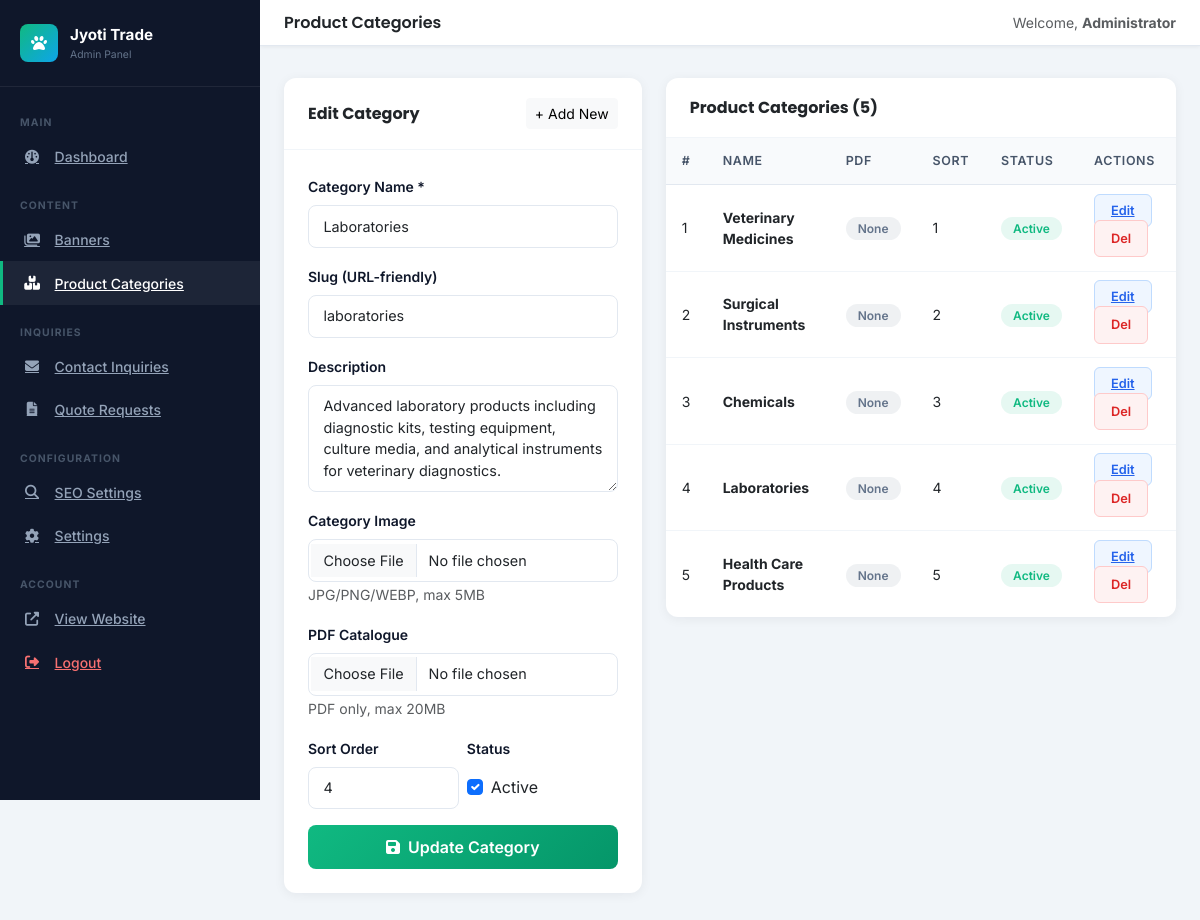
Page /admin/products.php?edit=4 (signed in) on the committed database.
### tables this page shows
CREATE TABLE IF NOT EXISTS `product_categories` (
  `id`           INT UNSIGNED NOT NULL AUTO_INCREMENT,
  `name`         VARCHAR(255) NOT NULL,
  `slug`         VARCHAR(255) NOT NULL UNIQUE,
  `description`  TEXT DEFAULT NULL,
  `image_path`   VARCHAR(500) DEFAULT NULL,
  `pdf_path`     VARCHAR(500) DEFAULT NULL,
  `sort_order`   INT UNSIGNED NOT NULL DEFAULT 0,
  `is_active`    TINYINT(1) NOT NULL DEFAULT 1,
  `created_at`   DATETIME NOT NULL DEFAULT CURRENT_TIMESTAMP,
  `updated_at`   DATETIME NOT NULL DEFAULT CURRENT_TIMESTAMP ON UPDATE CURRENT_TIMESTAMP,
  PRIMARY KEY (`id`),
  KEY `idx_slug` (`slug`),
  KEY `idx_sort_active` (`sort_order`, `is_active`)
);

### config/security.php (called while the page is built, shortened)
<?php
function e(string $val): string {
    return htmlspecialchars($val, ENT_QUOTES | ENT_HTML5, 'UTF-8');
}

### admin/products.php (the view, shortened to what this page needs)
<?php
$db = getDB();
$edit = null;
if (isset($_GET['edit'])) {
    $edit = $db->prepare('SELECT * FROM product_categories WHERE id=?');
    $edit->execute([(int)$_GET['edit']]);
    $edit = $edit->fetch();
}
$categories = $db->query('SELECT * FROM product_categories ORDER BY sort_order ASC')->fetchAll();
include __DIR__ . '/includes/header.php';
?>
<div class="row g-4">
  <div class="col-lg-5">
    <div class="admin-card">
      <div class="admin-card-header">
        <h6 class="mb-0 fw-bold"><?= $edit ? 'Edit Category' : 'Add New Category' ?></h6>
        <?php if ($edit): ?><a href="<?= SITE_URL ?>/admin/products.php" class="btn btn-sm btn-light">+ Add New</a><?php endif; ?>
      </div>
      <div class="admin-card-body">
        <form method="post" enctype="multipart/form-data" novalidate>
          <div class="mb-3">
            <label class="form-label">Category Name *</label>
            <input type="text" name="name" class="form-control" required value="<?= e($edit['name'] ?? '') ?>">
          </div>
          <div class="mb-3">
            <label class="form-label">Slug (URL-friendly)</label>
            <input type="text" name="slug" class="form-control" value="<?= e($edit['slug'] ?? '') ?>" placeholder="auto-generated if empty">
          </div>
          <div class="mb-3">
            <label class="form-label">Description</label>
            <textarea name="description" class="form-control" rows="4"><?= e($edit['description'] ?? '') ?></textarea>
          </div>
          <div class="mb-3">
            <label class="form-label">Category Image</label>
            <input type="file" name="image" class="form-control" accept="image/*" data-preview="#imgPreview">
            <small class="text-muted">JPG/PNG/WEBP, max 5MB</small>
          </div>
          <div class="mb-3">
            <label class="form-label">PDF Catalogue</label>
            <input type="file" name="pdf" class="form-control" accept=".pdf,application/pdf">
            <small class="text-muted">PDF only, max 20MB</small>
          </div>
          <div class="row g-2 mb-3">
            <div class="col-6">
              <label class="form-label">Sort Order</label>
              <input type="number" name="sort_order" class="form-control" value="<?= $edit['sort_order'] ?? 0 ?>" min="0">
            </div>
            <div class="col-6">
              <label class="form-label">Status</label>
              <div class="form-check mt-2">
                <input class="form-check-input" type="checkbox" name="is_active" id="isActive" <?= (!$edit || $edit['is_active']) ? 'checked' : '' ?>>
                <label class="form-check-label" for="isActive">Active</label>
              </div>
            </div>
          </div>
          <button type="submit" class="btn-primary-admin w-100">
            <i class="fas fa-save me-2"></i><?= $edit ? 'Update Category' : 'Add Category' ?>
          </button>
        </form>
      </div>
    </div>
  </div>
  <div class="col-lg-7">
    <div class="admin-card">
      <div class="admin-card-header">
        <h6 class="mb-0 fw-bold">Product Categories (<?= count($categories) ?>)</h6>
      </div>
      <div class="admin-card-body p-0">
        <table class="admin-table w-100">
          <thead><tr><th>#</th><th>Name</th><th>PDF</th><th>Sort</th><th>Status</th><th>Actions</th></tr></thead>
          <tbody>
            <?php if (empty($categories)): ?>
            <tr><td colspan="6" class="text-center text-muted py-4">No categories found.</td></tr>
            <?php else: foreach ($categories as $cat): ?>
            <tr>
              <td><?= $cat['id'] ?></td>
              <td>
                <strong><?= e($cat['name']) ?></strong>
              </td>
              <td><?= $cat['pdf_path'] ? '<span class="badge-active"><i class="fas fa-check"></i></span>' : '<span class="badge-inactive">None</span>' ?></td>
              <td><?= $cat['sort_order'] ?></td>
              <td><?= $cat['is_active'] ? '<span class="badge-active">Active</span>' : '<span class="badge-inactive">Inactive</span>' ?></td>
              <td>
                <a href="?edit=<?= $cat['id'] ?>" class="btn-edit-admin me-1">Edit</a>
                <form method="post" class="d-inline">
                  <button type="submit" class="btn-danger-admin btn-delete-confirm">Del</button>
                </form>
              </td>
            </tr>
            <?php endforeach; endif; ?>
          </tbody>
        </table>
      </div>
    </div>
  </div>
</div>
<?php include __DIR__ . '/includes/footer.php'; ?>

### admin/assets/css/admin.css (style rules this page uses)
:root { --primary:#0F172A;--secondary:#10B981;--accent:#0EA5E9; --sidebar-w:260px; }
body { font-family:'Inter',sans-serif; background:#F1F5F9; }
h1,h2,h3,h4,h5,h6 { font-family:'Poppins',sans-serif; }
.admin-card { background:#fff; border-radius:12px; box-shadow:0 2px 12px rgba(15,23,42,.06); }
.admin-card-header { padding:1.25rem 1.5rem; border-bottom:1px solid #F1F5F9; display:flex; align-items:center; justify-content:space-between; }
.admin-card-body { padding:1.5rem; }
.admin-table { width:100%; font-size:.875rem; }
.admin-table th { background:#F8FAFC; color:#475569; font-weight:600; font-size:.78rem; text-transform:uppercase; letter-spacing:.05em; padding:.85rem 1rem; border-bottom:1px solid #E2E8F0; }
.admin-table td { padding:.85rem 1rem; border-bottom:1px solid #F1F5F9; vertical-align:middle; }
.admin-table tr:last-child td { border-bottom:none; }
.badge-active { background:rgba(16,185,129,.1); color:var(--secondary); padding:.25rem .75rem; border-radius:20px; font-size:.75rem; font-weight:600; }
.badge-inactive { background:rgba(100,116,139,.1); color:#64748B; padding:.25rem .75rem; border-radius:20px; font-size:.75rem; font-weight:600; }
.form-label { font-weight:600; font-size:.875rem; color:var(--primary); }
.form-control, .form-select { border:1.5px solid #E2E8F0; border-radius:8px; font-size:.9rem; padding:.6rem .9rem; }
.btn-primary-admin { background:linear-gradient(135deg,var(--secondary),#059669); color:#fff; border:none; padding:.6rem 1.5rem; border-radius:8px; font-weight:600; transition:all .25s; }
.btn-danger-admin { background:#FEF2F2; color:#DC2626; border:1px solid #FECACA; padding:.5rem 1rem; border-radius:6px; font-size:.8rem; font-weight:600; }
.btn-edit-admin { background:#EFF6FF; color:#2563EB; border:1px solid #BFDBFE; padding:.5rem 1rem; border-radius:6px; font-size:.8rem; font-weight:600; }

### rows in the picture
product_categories: name "Laboratories", slug "laboratories", description "Advanced laboratory products including diagnostic kits, testing equipment, culture media, and analytical instruments for veterinary diagnostics.", sort_order "4", is_active "☑", id "4", shows "None", shows "Active"
product_categories: id "1", name "Veterinary Medicines", shows "None", sort_order "1", is_active "Active"
product_categories: id "2", name "Surgical Instruments", shows "None", sort_order "2", is_active "Active"
product_categories: id "3", name "Chemicals", shows "None", sort_order "3", is_active "Active"
product_categories: id "5", name "Health Care Products", shows "None", sort_order "5", is_active "Active"

### other values in the picture
$adminPageTitle "Product Categories"
adminUser()['full_name'] "Administrator"
count($categories) "5"
